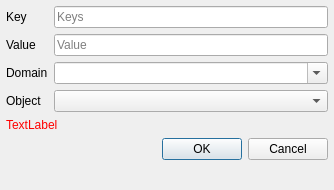
<?xml version="1.0" encoding="UTF-8"?>
<ui version="4.0">
 <class>Dialog</class>
 <widget class="QDialog" name="Dialog">
  <property name="geometry">
   <rect>
    <x>0</x>
    <y>0</y>
    <width>334</width>
    <height>190</height>
   </rect>
  </property>
  <property name="windowTitle">
   <string>Dialog</string>
  </property>
  <layout class="QFormLayout" name="formLayout">
   <property name="horizontalSpacing">
    <number>6</number>
   </property>
   <property name="verticalSpacing">
    <number>6</number>
   </property>
   <property name="leftMargin">
    <number>6</number>
   </property>
   <property name="topMargin">
    <number>6</number>
   </property>
   <property name="rightMargin">
    <number>6</number>
   </property>
   <property name="bottomMargin">
    <number>6</number>
   </property>
   <item row="0" column="0">
    <widget class="QLabel" name="label">
     <property name="text">
      <string>Key</string>
     </property>
    </widget>
   </item>
   <item row="0" column="1">
    <widget class="QLineEdit" name="tbKey">
     <property name="placeholderText">
      <string>Keys</string>
     </property>
    </widget>
   </item>
   <item row="1" column="0">
    <widget class="QLabel" name="label_2">
     <property name="text">
      <string>Value</string>
     </property>
    </widget>
   </item>
   <item row="1" column="1">
    <widget class="QLineEdit" name="tbValue">
     <property name="placeholderText">
      <string>Value</string>
     </property>
    </widget>
   </item>
   <item row="4" column="0">
    <widget class="QLabel" name="label_3">
     <property name="text">
      <string>Domain</string>
     </property>
    </widget>
   </item>
   <item row="4" column="1">
    <widget class="QComboBox" name="cbDomain">
     <property name="editable">
      <bool>true</bool>
     </property>
    </widget>
   </item>
   <item row="5" column="0">
    <widget class="QLabel" name="label_4">
     <property name="text">
      <string>Object</string>
     </property>
    </widget>
   </item>
   <item row="5" column="1">
    <widget class="QComboBox" name="cbMajorObject">
     <property name="editable">
      <bool>false</bool>
     </property>
    </widget>
   </item>
   <item row="6" column="0" colspan="2">
    <widget class="QLabel" name="infoLabel">
     <property name="styleSheet">
      <string notr="true">color: rgb(255, 0, 0);</string>
     </property>
     <property name="text">
      <string>TextLabel</string>
     </property>
    </widget>
   </item>
   <item row="7" column="0" colspan="2">
    <widget class="QDialogButtonBox" name="buttonBox">
     <property name="orientation">
      <enum>Qt::Horizontal</enum>
     </property>
     <property name="standardButtons">
      <set>QDialogButtonBox::Cancel|QDialogButtonBox::Ok</set>
     </property>
    </widget>
   </item>
  </layout>
 </widget>
 <resources/>
 <connections>
  <connection>
   <sender>buttonBox</sender>
   <signal>accepted()</signal>
   <receiver>Dialog</receiver>
   <slot>accept()</slot>
   <hints>
    <hint type="sourcelabel">
     <x>248</x>
     <y>254</y>
    </hint>
    <hint type="destinationlabel">
     <x>157</x>
     <y>274</y>
    </hint>
   </hints>
  </connection>
  <connection>
   <sender>buttonBox</sender>
   <signal>rejected()</signal>
   <receiver>Dialog</receiver>
   <slot>reject()</slot>
   <hints>
    <hint type="sourcelabel">
     <x>316</x>
     <y>260</y>
    </hint>
    <hint type="destinationlabel">
     <x>286</x>
     <y>274</y>
    </hint>
   </hints>
  </connection>
 </connections>
</ui>
